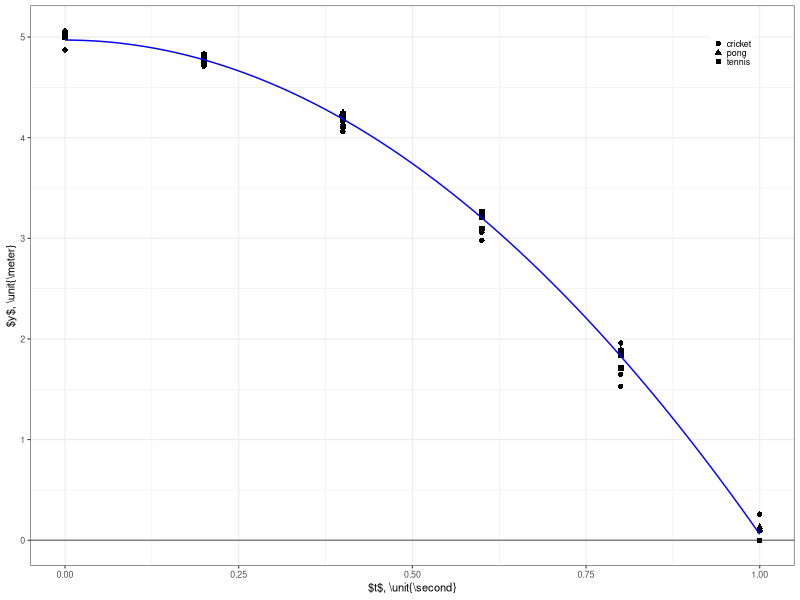
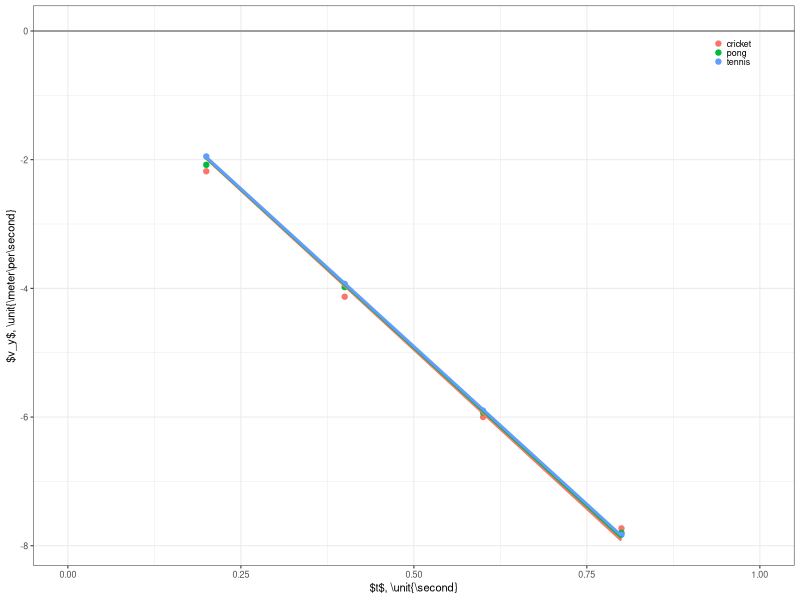

Recreate these plots in R, in order.
library(ggplot2)
library(dplyr)

raw <- read.csv('position.csv',header=TRUE)
data <- tibble(raw)

ypred <- function(t_s){
  -4.91*t_s^2 + 4.97
}

# make figure 2 a plot of position vs time
fig <- ggplot(data) +
    geom_hline(yintercept=0,color="gray50") +
    geom_point(aes(x=t_s,y=y_m,shape=type)) +
    geom_function(fun=ypred,color='blue') + 
    ylab('$y$, \\unit{\\meter}') +
    xlab('$t$, \\unit{\\second}') +
    theme_bw(base_size=8) +
    theme(legend.position="inside",
	legend.position.inside=c(0.95,0.95),
	legend.justification.inside=c("right","top"),
	legend.key.size=unit(4,"pt"),
	legend.title=element_blank())
ggsave('fig2.svg',plot=fig,width=3.4167,height=2,units="in")
    


# calculate model stuff
bloop <- mutate(data,tsquared=t_s^2)
model1 <- lm(y_m~tsquared,bloop)
model2 <- lm(y_m~tsquared:type,bloop)
print(anova(model1,model2))

# give groupwise anyway
cricket <- filter(bloop,type=='cricket')
tennis <- filter(bloop,type=='tennis')
pong <- filter(bloop,type=='pong')

print(summary(lm(y_m~tsquared,cricket)))
print(summary(lm(y_m~tsquared,tennis)))
print(summary(lm(y_m~tsquared,pong)))


# also do velocity
data2 <- tibble(read.csv('velocity.csv',header=TRUE))

# make figure 2 a plot of position vs time
fig2 <- ggplot(data2,aes(x=t_s,y=v_ms,color=type)) +
    geom_hline(yintercept=0,color="gray50") +
    geom_point() +
    geom_smooth(method="lm",formula=y~x+0,se=FALSE)+
    ylab('$v_y$, \\unit{\\meter\\per\\second}') +
    xlab('$t$, \\unit{\\second}') +
    xlim(0,1)+
    theme_bw(base_size=8) +
    theme(legend.position="inside",
	legend.position.inside=c(0.95,0.95),
	legend.justification.inside=c("right","top"),
	legend.key.size=unit(4,"pt"),
	legend.title=element_blank())
ggsave('fig3.svg',plot=fig2,width=3.4167,height=2,units="in")
